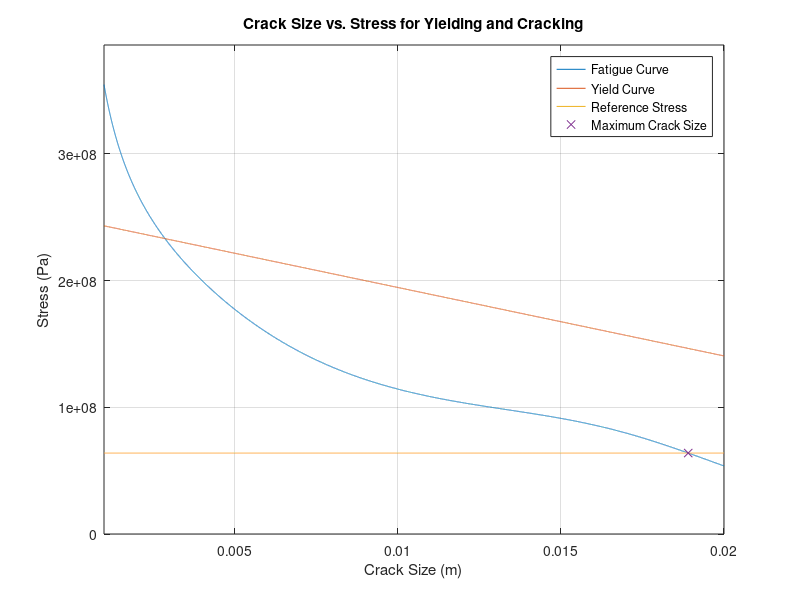

MATLAB code to generate this figure:
%%%%%%%%%%%%%%%%%%%%%%%%%%%%%%%%%%%%%%%%%%%%%%%%%%%%%%%%%%%%%%%%%%%%%%%%%%%
% AAE 352 Project 2 -- Group 11
% This code is designed to calculate the changes in stress at given
% striation measurements for the given dimensions, which were measured and
% hard-coded into the program.
% Then, using that value, the maximum crack size is calculated for the
% given dimensions. For a given crack size, this program will plot the
% fatigue curve and yielding curve on the same plot and show the
% maximum crack size possible for our known reference stress and yield
% stress.
%%%%%%%%%%%%%%%%%%%%%%%%%%%%%%%%%%%%%%%%%%%%%%%%%%%%%%%%%%%%%%%%%%%%%%%%%%%
%dimensions for material from project description:
w = 23e-3; %constant
D = 25.4e-3; %constant
t = 9.4e-3; %constant
yield_stress = 386e6; %Material Property
KIC = 37e6; %Material Property 

%% Section 1: Calculate Delta K
%Calculated using NASA document:
%Interpolation for #3: ((.24) * (3e-9/3.1e-8))+16.68
a = [1.83e-3 3.81e-3 7.39e-3]; %Given in problem
da_dn =   [1.2/12 , 2.4 / 11 , 6/9]; %um/striation
da_dn = da_dn .* 1e-6; %Convert to meters/striation
delta_K = [8.97   , 11.07    , 16.7032]; %derived from table (Mpa * sqrt(m))
delta_K = delta_K * 1e6; %Convert to Pa * sqrt(m)

%% Section 2: Calculate linear regression of log(da/dn) vs log(delta_K)
% This portion was completed using Microsoft Excel
% from excel: y = 3.0052x - 64.171 (y=mx + e^c)
C = 1.35173e-28; %Excel: =LN(-64.171)
m = 3.01; %constant


%% Using this information, calculate reference stress
x = a./w;
beta_1 = 30.795.*x.^4 - 51.44 .* x.^3 + 29.462 .* x.^2 - 6.2025 .* x +2.0791;
delta_sigma = delta_K./(beta_1.*sqrt(pi.*a));
sigma_ref = mean(delta_sigma);
fprintf('Reference Stress: %.4f MPa\n',sigma_ref/1e6);

%% The Next Section will plot and calculate the minimum crack size (a) for given yield stress
a = 1e-3:1e-6:20e-3; % redefine a as a range of possible crack sizes
err = 1000; %initialize error
sigma = zeros(size(a)); %Initialize cracking stress
sigma_net = zeros(size(a)); %Initialize stress for yielding
acr_calc= 0; %Initialize critical crack size calculation
Atotal = (2*w+D)*t; %Total Area (constant)
for i = 1:length(a) %Cycle through crack sizes
    x = a(i) / w; %This is the definition of x
    beta = 30.795.*x.^4 - 51.44 .* x.^3 + 29.462 .* x.^2 - 6.2025 .* x +2.0791; %recalculate Beta at each crack size
    sigma(i) = KIC / (beta*sqrt(pi*a(i))); %Create a vector of sigma at each crack size
    acr = ((KIC/(beta*sigma_ref))^2)/pi; %Calculate critical crack size
    if abs(acr - a(i)) < err %If error is less than the error from the previous iteration
        acr_calc = acr; %Save Critical Crack Size for printing
        err = abs(acr-a(i)); %Save new error
    end
    sigma_net(i) = yield_stress*(2*w-a(i))/(2*w+D); %Create a vector of sigma_net at each crack size
    sigma_ref_line(i) = sigma_ref;
end
plot(a,sigma); %plot sigma for each crack size
hold on
plot(a,sigma_net); %plot sigma_net for each crack size
plot(a,sigma_ref_line); %plot a reference of our reference stress
plot(acr_calc,sigma_ref,'x'); %Verify max crack size on graph
fprintf('Maximum Crack Size: %.4f mm\n', acr_calc * 1e3);

%% Format Graph
title('Crack Size vs. Stress for Yielding and Cracking');
ylim([0, yield_stress]);
xlim([1e-3, .02]);
legend('Fatigue Curve','Yield Curve','Reference Stress','Maximum Crack Size');
xlabel('Crack Size (m)');
ylabel('Stress (Pa)');
grid on
